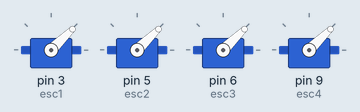
This sketch was run on a simulated Arduino Uno, built with avr-gcc and run on an emulated ATmega328P. Parts: 4 × servo.

Above: at 0.1 s.
At 6.2 s:
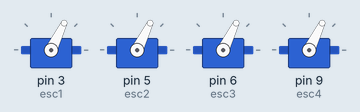
Timing chart, 0 to 7.7 s (numbered marks = the images above):
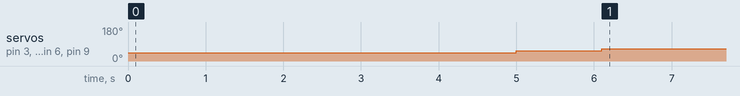

The sketch:

esc_control_test.ino
```cpp
#include <Servo.h>

Servo esc1, esc2, esc3, esc4;

//test
int val = 0;
bool first = true;

void setup() {
  // put your setup code here, to run once:
  esc1.attach(3);
  esc2.attach(5);
  esc3.attach(6);
  esc4.attach(9);

//  Serial.begin(9600);
//  pinMode(13, OUTPUT);
}

void loop() {
  // put your main code here, to run repeatedly:
  if(first){
    esc1.writeMicroseconds(1000);
    esc2.writeMicroseconds(1000);
    esc3.writeMicroseconds(1000);
    esc4.writeMicroseconds(1000);
    delay(5000);
    esc1.writeMicroseconds(1100);
    esc2.writeMicroseconds(1100);
    esc3.writeMicroseconds(1100);
    esc4.writeMicroseconds(1100);
    delay(1000);
    first = false;
  }
  delay(100);
//  esc.writeMicroseconds(2000);
//  val = analogRead(A0);
  esc1.writeMicroseconds(1200);
  esc2.writeMicroseconds(1200);
  esc3.writeMicroseconds(1200);
  esc4.writeMicroseconds(1200);
//  Serial.println(val);
//  digitalWrite(13, HIGH);
//  delay(val);
//  digitalWrite(13, LOW);
//  delay(val);
}
```

Measured:
- by itself, servo on pin 3 (esc1), servo on pin 5 (esc2), servo on pin 6 (esc3), servo on pin 9 (esc4): 44° → 54° at 5.0 s, → 64° 1.1 s later
